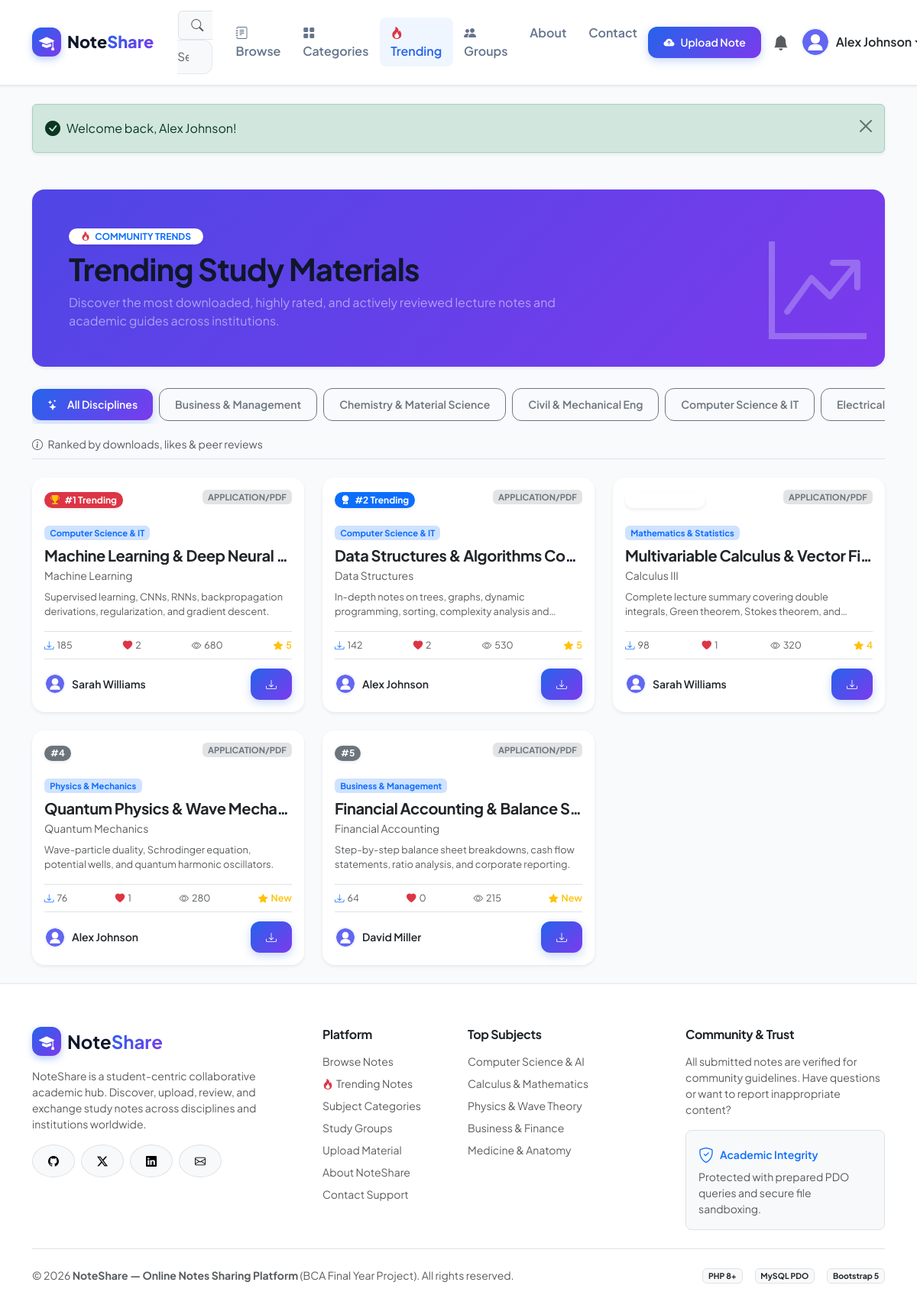
Page /online-notes-sharing/trending.php (signed in) on the committed database.
### tables this page shows
CREATE TABLE IF NOT EXISTS `users` (
    `id` INT AUTO_INCREMENT PRIMARY KEY,
    `name` VARCHAR(100) NOT NULL,
    `email` VARCHAR(150) NOT NULL UNIQUE,
    `password` VARCHAR(255) NOT NULL,
    `profile_image` VARCHAR(255) DEFAULT 'default_avatar.png',
    `bio` TEXT DEFAULT NULL,
    `role` ENUM('user', 'admin') DEFAULT 'user',
    `status` ENUM('active', 'blocked') DEFAULT 'active',
    `created_at` TIMESTAMP DEFAULT CURRENT_TIMESTAMP,
    INDEX `idx_users_email` (`email`),
    INDEX `idx_users_role` (`role`),
    INDEX `idx_users_status` (`status`)
);

CREATE TABLE IF NOT EXISTS `categories` (
    `id` INT AUTO_INCREMENT PRIMARY KEY,
    `name` VARCHAR(100) NOT NULL UNIQUE,
    `description` TEXT,
    `icon` VARCHAR(50) DEFAULT 'bi-folder',
    `created_at` TIMESTAMP DEFAULT CURRENT_TIMESTAMP,
    INDEX `idx_categories_name` (`name`)
);

CREATE TABLE IF NOT EXISTS `notes` (
    `id` INT AUTO_INCREMENT PRIMARY KEY,
    `user_id` INT NOT NULL,
    `category_id` INT NOT NULL,
    `title` VARCHAR(255) NOT NULL,
    `description` TEXT,
    `subject` VARCHAR(150) NOT NULL,
    `keywords` VARCHAR(255) DEFAULT '',
    `file_name` VARCHAR(255) NOT NULL,
    `file_path` VARCHAR(255) NOT NULL,
    `file_type` VARCHAR(50) NOT NULL,
    `file_size` INT NOT NULL DEFAULT 0,
    `downloads` INT NOT NULL DEFAULT 0,
    `views` INT NOT NULL DEFAULT 0,
    `status` ENUM('approved', 'pending', 'rejected') DEFAULT 'approved',
    `created_at` TIMESTAMP DEFAULT CURRENT_TIMESTAMP,
    `updated_at` TIMESTAMP DEFAULT CURRENT_TIMESTAMP ON UPDATE CURRENT_TIMESTAMP,
    FOREIGN KEY (`user_id`) REFERENCES `users`(`id`) ON DELETE CASCADE,
    FOREIGN KEY (`category_id`) REFERENCES `categories`(`id`) ON DELETE CASCADE,
    INDEX `idx_notes_user` (`user_id`),
    INDEX `idx_notes_category` (`category_id`),
    INDEX `idx_notes_subject` (`subject`),
    INDEX `idx_notes_status` (`status`),
    INDEX `idx_notes_downloads` (`downloads`),
    INDEX `idx_notes_views` (`views`),
    INDEX `idx_notes_created` (`created_at`)
);

### online-notes-sharing/trending.php (the view, shortened to what this page needs)
<?php
require_once __DIR__ . '/includes/auth.php';
$category_id = isset($_GET['category']) ? (int)$_GET['category'] : 0;
try {
    $categories = $pdo->query("SELECT id, name FROM categories ORDER BY name ASC")->fetchAll(PDO::FETCH_ASSOC);
    $sql = "
        SELECT
            n.*,
            c.name as category_name,
            u.name as author_name,
            u.profile_image as author_avatar,
            COALESCE(COUNT(DISTINCT l.id), 0) as total_likes,
            COALESCE(AVG(r.rating), 0) as avg_rating,
            COALESCE(COUNT(DISTINCT r.id), 0) as total_ratings,
            (
                (n.downloads * 3) +
                (COUNT(DISTINCT l.id) * 2) +
                (n.views * 1) +
                (COALESCE(AVG(r.rating), 0) * 5)
            ) as trending_score
        FROM notes n
        LEFT JOIN categories c ON n.category_id = c.id
        LEFT JOIN users u ON n.user_id = u.id
        LEFT JOIN likes l ON n.id = l.note_id
        LEFT JOIN ratings r ON n.id = r.note_id
        WHERE n.status = 'approved'
    ";
    $params = [];
    $sql .= " GROUP BY n.id ORDER BY trending_score DESC, n.downloads DESC, n.created_at DESC LIMIT 30";
    $stmt = $pdo->prepare($sql);
    $stmt->execute($params);
    $trending_notes = $stmt->fetchAll(PDO::FETCH_ASSOC);
} catch (PDOException $e) {
    error_log("Trending notes error: " . $e->getMessage());
    $trending_notes = [];
    $categories = [];
}
require_once __DIR__ . '/includes/header.php';
?>
<div class="container py-4">
    <div class="card border-0 shadow-sm rounded-4 p-4 p-md-5 mb-4 text-white position-relative overflow-hidden" style="background: linear-gradient(135deg, #4F46E5, #7C3AED);">
        <div class="position-relative z-1" style="max-width: 650px;">
            <span class="badge bg-white text-primary px-3 py-1 rounded-pill fw-bold text-uppercase mb-2 shadow-sm" style="font-size: 0.75rem;">
                <i class="bi bi-fire text-danger me-1"></i> Community Trends
            </span>
            <h1 class="fw-bold display-6 mb-2">Trending Study Materials</h1>
            <p class="text-white-50 mb-0">
                Discover the most downloaded, highly rated, and actively reviewed lecture notes and academic guides across institutions.
            </p>
        </div>
        <div class="position-absolute end-0 bottom-0 opacity-25 d-none d-md-block pe-4 pb-2" style="font-size: 8rem; color: #fff;">
            <i class="bi bi-graph-up-arrow"></i>
        </div>
    </div>
    <div class="d-flex align-items-center justify-content-between flex-wrap gap-3 mb-4 pb-2 border-bottom">
        <div class="d-flex align-items-center gap-2 overflow-auto py-1" style="max-width: 100%;">
            <a href="trending.php" class="btn btn-sm text-nowrap <?= $category_id === 0 ? 'btn-primary' : 'btn-outline-secondary' ?>">
                <i class="bi bi-stars me-1"></i> All Disciplines
            </a>
            <?php foreach ($categories as $cat): ?>
                <a href="trending.php?category=<?= $cat['id'] ?>" class="btn btn-sm text-nowrap <?= $category_id === (int)$cat['id'] ? 'btn-primary' : 'btn-outline-secondary' ?>">
                    <?= htmlspecialchars($cat['name']) ?>
                </a>
            <?php endforeach; ?>
        </div>
        <div class="text-muted small">
            <i class="bi bi-info-circle me-1"></i> Ranked by downloads, likes & peer reviews
        </div>
    </div>
    <?php if (empty($trending_notes)): ?>
        <div class="card border-0 shadow-sm rounded-4 p-5 text-center bg-white">
            <div class="brand-icon mx-auto mb-3" style="width: 60px; height: 60px; font-size: 1.8rem; background: rgba(79, 70, 229, 0.1); color: #4F46E5;">
                <i class="bi bi-search"></i>
            </div>
            <h5 class="fw-bold mb-1">No trending notes in this category</h5>
            <p class="text-muted small mb-3">Be the first to upload and share study notes for this academic subject.</p>
            <div>
                <a href="upload_note.php" class="btn btn-primary btn-sm px-4">
                    <i class="bi bi-cloud-arrow-up-fill me-1"></i> Upload Note
                </a>
            </div>
        </div>
    <?php else: ?>
        <div class="row g-4">
            <?php
            $rank = 1;
            foreach ($trending_notes as $note):
                $avg = round((float)$note['avg_rating'], 1);
            ?>
                <div class="col-md-6 col-lg-4">
                    <div class="card note-card h-100 border-0 shadow-sm rounded-4 p-3 d-flex flex-column position-relative bg-white">
                        <div class="position-absolute top-0 start-0 m-3 z-1">
                            <?php if ($rank === 1): ?>
                                <span class="badge rounded-pill bg-danger shadow-sm px-2 py-1">
                                    <i class="bi bi-trophy-fill me-1 text-warning"></i> #1 Trending
                                </span>
                            <?php elseif ($rank === 2): ?>
                                <span class="badge rounded-pill bg-primary shadow-sm px-2 py-1">
                                    <i class="bi bi-award-fill me-1"></i> #2 Trending
                                </span>
                            <?php elseif ($rank === 3): ?>
                                <span class="badge rounded-pill bg-purple shadow-sm px-2 py-1 text-white">
                                    <i class="bi bi-award me-1"></i> #3 Trending
                                </span>
                            <?php else: ?>
                                <span class="badge rounded-pill bg-secondary shadow-sm px-2 py-1">
                                    #<?= $rank ?>
                                </span>
                            <?php endif; ?>
                        </div>
                        <div class="d-flex justify-content-end align-items-center mb-2">
                            <span class="badge bg-secondary-subtle text-secondary text-uppercase" style="font-size: 0.7rem;">
                                <?= htmlspecialchars($note['file_type']) ?>
                            </span>
                        </div>
                        <div class="mt-3 mb-2 flex-grow-1">
                            <span class="badge bg-primary-subtle text-primary mb-2" style="font-size: 0.7rem;">
                                <?= htmlspecialchars($note['category_name'] ?? 'General') ?>
                            </span>
                            <h5 class="fw-bold mb-1 text-truncate" title="<?= htmlspecialchars($note['title']) ?>">
                                <a href="note.php?id=<?= $note['id'] ?>" class="text-dark text-decoration-none">
                                    <?= htmlspecialchars($note['title']) ?>
                                </a>
                            </h5>
                            <p class="text-muted small mb-2 text-truncate"><?= htmlspecialchars($note['subject']) ?></p>
                            <p class="text-muted small mb-0" style="font-size: 0.8rem; display: -webkit-box; -webkit-line-clamp: 2; -webkit-box-orient: vertical; overflow: hidden;">
                                <?= htmlspecialchars($note['description'] ?: 'Comprehensive student study notes.') ?>
                            </p>
                        </div>
                        <div class="d-flex align-items-center justify-content-between small text-muted py-2 border-top border-bottom my-2" style="font-size: 0.78rem;">
                            <span><i class="bi bi-download text-primary me-1"></i><?= number_format($note['downloads']) ?></span>
                            <span><i class="bi bi-heart-fill text-danger me-1"></i><?= number_format($note['total_likes']) ?></span>
                            <span><i class="bi bi-eye text-cyan me-1"></i><?= number_format($note['views']) ?></span>
                            <span class="text-warning fw-semibold"><i class="bi bi-star-fill me-1"></i><?= $avg > 0 ? $avg : 'New' ?></span>
                        </div>
                        <div class="d-flex align-items-center justify-content-between pt-1">
                            <div class="d-flex align-items-center gap-2">
                                <img src="uploads/avatars/default_avatar.svg" alt="Avatar" class="avatar-img" style="width: 28px; height: 28px;">
                                <span class="small fw-semibold text-truncate text-dark" style="max-width: 110px;">
                                    <?= htmlspecialchars($note['author_name'] ?? 'Scholar') ?>
                                </span>
                            </div>
                            <div class="d-flex gap-1">
                                <a href="download.php?id=<?= $note['id'] ?>" class="btn btn-sm btn-primary" title="Download">
                                    <i class="bi bi-download"></i>
                                </a>
                            </div>
                        </div>
                    </div>
                </div>
            <?php
            $rank++;
            endforeach;
            ?>
        </div>
    <?php endif; ?>
</div>
<?php require_once __DIR__ . '/includes/footer.php'; ?>

### online-notes-sharing/includes/navbar.php (shortened to what this page needs)
<?php
$current_script = basename($_SERVER['PHP_SELF']);
?>
<nav class="navbar navbar-expand-lg navbar-custom">
    <div class="container">
        <a class="navbar-brand" href="index.php">
            <span class="brand-icon"><i class="bi bi-mortarboard-fill"></i></span>
            <span>Note<span class="text-gradient">Share</span></span>
        </a>
        <div class="collapse navbar-collapse" id="navbarMain">
            <form class="d-flex mx-lg-3 my-2 my-lg-0 flex-grow-1" style="max-width: 380px;" action="search.php" method="GET">
                <div class="input-group">
                    <span class="input-group-text bg-light border-end-0 text-muted ps-3">
                        <i class="bi bi-search"></i>
                    </span>
                    <input class="form-control bg-light border-start-0 ps-0" type="search" name="q" placeholder="Search notes by title, subject, or author..." aria-label="Search" value="<?= isset($_GET['q']) ? htmlspecialchars($_GET['q']) : '' ?>">
                </div>
            </form>
            <ul class="navbar-nav me-auto mb-2 mb-lg-0">
                <li class="nav-item">
                    <a class="nav-link <?= $current_script === 'notes.php' ? 'active' : '' ?>" href="notes.php">
                        <i class="bi bi-journal-text me-1"></i> Browse
                    </a>
                </li>
                <li class="nav-item">
                    <a class="nav-link <?= $current_script === 'categories.php' ? 'active' : '' ?>" href="categories.php">
                        <i class="bi bi-grid-fill me-1"></i> Categories
                    </a>
                </li>
                <li class="nav-item">
                    <a class="nav-link <?= $current_script === 'trending.php' ? 'active' : '' ?>" href="trending.php">
                        <i class="bi bi-fire text-danger me-1"></i> Trending
                    </a>
                </li>
                <li class="nav-item">
                    <a class="nav-link <?= in_array($current_script, ['groups.php', 'group.php']) ? 'active' : '' ?>" href="groups.php">
                        <i class="bi bi-people-fill me-1"></i> Groups
                    </a>
                </li>
                <li class="nav-item">
                    <a class="nav-link <?= $current_script === 'about.php' ? 'active' : '' ?>" href="about.php">
                        About
                    </a>
                </li>
                <li class="nav-item">
                    <a class="nav-link <?= $current_script === 'contact.php' ? 'active' : '' ?>" href="contact.php">
                        Contact
                    </a>
                </li>
            </ul>
            <div class="d-flex align-items-center gap-2 mt-2 mt-lg-0">
                <?php if (is_logged_in() && $user): ?>
                    <a href="upload_note.php" class="btn btn-sm btn-primary text-nowrap">
                        <i class="bi bi-cloud-arrow-up-fill"></i> Upload Note
                    </a>
                    <a href="notifications.php" class="btn btn-sm btn-outline-secondary position-relative border-0 rounded-circle p-2" title="Notifications">
                        <i class="bi bi-bell-fill fs-5 text-muted"></i>
                    </a>
                    <div class="dropdown">
                        <a href="#" class="d-flex align-items-center text-decoration-none dropdown-toggle text-dark" id="userDropdown" data-bs-toggle="dropdown" aria-expanded="false">
                            <img src="uploads/avatars/default_avatar.svg" alt="Avatar" class="avatar-img me-2">
                            <span class="fw-semibold d-none d-md-inline"><?= htmlspecialchars($user['name']) ?></span>
                        </a>
                    </div>
                <?php endif; ?>
            </div>
        </div>
    </div>
</nav>

### rows in the picture
users: name "Alex Johnson"
categories: name "Business & Management"
categories: name "Chemistry & Material Science"
categories: name "Civil & Mechanical Eng"
categories: name "Computer Science & IT"
categories: name "Electrical…"
notes: shows "#1 Trending", file_type "APPLICATION/PDF", category.name "Computer Science & IT", title "Machine Learning & Deep Neural…", subject "Machine Learning", description "Supervised learning, CNNs, RNNs, backpropagation derivations, regularization, and gradient descent.", downloads "185", total_likes "2", views "680", avg "5", user.name "Sarah Williams"
notes: shows "#2 Trending", file_type "APPLICATION/PDF", category.name "Computer Science & IT", title "Data Structures & Algorithms Co…", subject "Data Structures", description "In-depth notes on trees, graphs, dynamic programming, sorting, complexity analysis…", downloads "142", total_likes "2", views "530", avg "5", user.name "Alex Johnson"
notes: file_type "APPLICATION/PDF", category.name "Mathematics & Statistics", title "Multivariable Calculus & Vector Fi…", subject "Calculus III", description "Complete lecture summary covering double integrals, Green theorem, Stokes theorem,…", downloads "98", total_likes "1", views "320", avg "4", user.name "Sarah Williams"
notes: file_type "APPLICATION/PDF", category.name "Physics & Mechanics", title "Quantum Physics & Wave Mecha…", subject "Quantum Mechanics", description "Wave-particle duality, Schrodinger equation, potential wells, and quantum harmonic oscillators.", downloads "76", total_likes "1", views "280", shows "New", user.name "Alex Johnson"
notes: file_type "APPLICATION/PDF", category.name "Business & Management", title "Financial Accounting & Balance S…", subject "Financial Accounting", description "Step-by-step balance sheet breakdowns, cash flow statements, ratio analysis, and corporate reporting.", downloads "64", total_likes "0", views "215", shows "New", user.name "David Miller"

### other values in the picture
$msg "Welcome back, Alex Johnson!"
